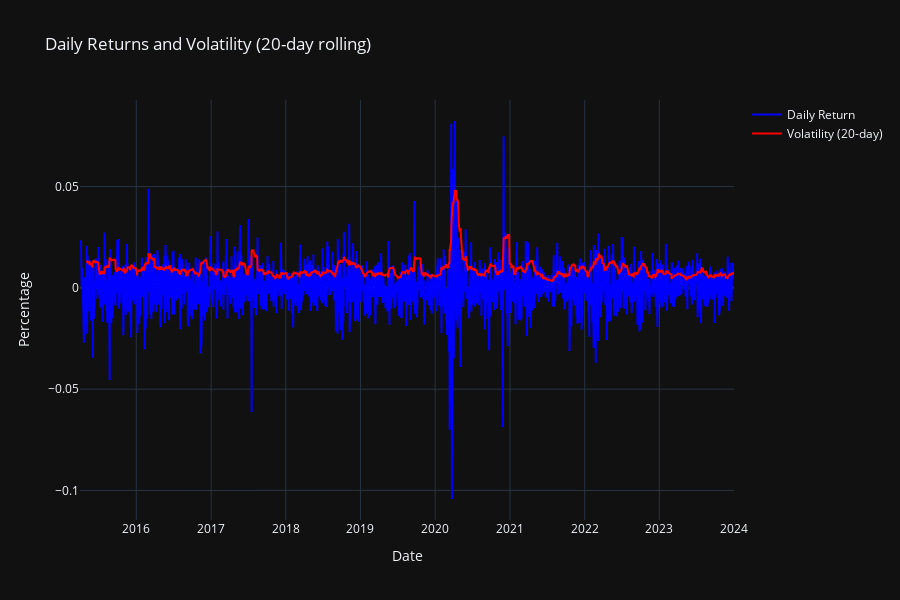

Notebook cell for this chart:
### Markdown cell above
## Daily returns and Volatility

### Code cell
df = df.sort_values(by='Date', ascending=True)

## Daily returns and volatility
df['Daily Return'] = df['Close'].pct_change()
df['Volatility'] = df['Daily Return'].rolling(window=20).std()

## plot
fig_2 = go.Figure()
fig_2.add_trace(go.Scatter(x=df.index,y=df['Daily Return'],mode='lines',name='Daily Return',line=dict(color='blue')))
fig_2.add_trace(go.Scatter(x=df.index,y=df['Volatility'], mode='lines',name='Volatility (20-day)',line=dict(color='red')))

fig_2.update_layout(title='Daily Returns and Volatility (20-day rolling)',
                  xaxis_title='Date',
                  yaxis_title='Percentage',
                  showlegend=True,
                  template='plotly_dark',
                  height=600)
fig_2.show()

### Figure 1 — Plotly figure (JSON) as saved in the notebook; plotly's stock layout.template omitted (floating-point values rounded to 4 significant figures; data arrays with more than 128 entries replaced by an {"elided": "..."} marker saying what was removed)
{"data": [{"line": {"color": "blue"}, "mode": "lines", "name": "Daily Return", "type": "scatter", "x": {"elided": "2167 str values"}, "y": {"elided": "2167 float values"}}, {"line": {"color": "red"}, "mode": "lines", "name": "Volatility (20-day)", "type": "scatter", "x": {"elided": "2167 str values"}, "y": {"elided": "2167 float values"}}], "layout": {"height": 600, "showlegend": true, "title": {"text": "Daily Returns and Volatility (20-day rolling)"}, "xaxis": {"title": {"text": "Date"}}, "yaxis": {"title": {"text": "Percentage"}}}}
